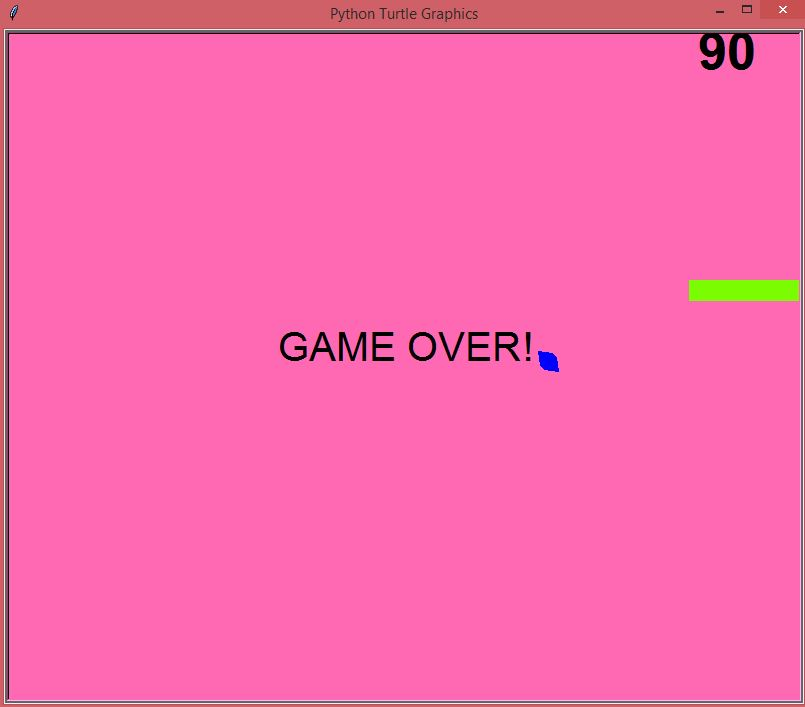

The Python source for this figure:
import turtle as t
import random as rd

t.bgcolor('hot pink')

caterpillar = t.Turtle()
caterpillar.shape('square')
caterpillar.color('blue')
caterpillar.speed(0)
caterpillar.penup()
caterpillar.hideturtle()

leaf = t.Turtle()
leaf_shape = ((0,0),(14,2),(18,6),(20,20),(6,18),(2,14))
t.register_shape('leaf',leaf_shape)
leaf.shape('leaf')
leaf.color('green')
leaf.penup()
leaf.hideturtle()
leaf.speed()

game_started = False
text_turtle = t.Turtle()
text_turtle.write('Press SPACE to start',align='center',font=('Arial',16,'bold'))
text_turtle.hideturtle()

score_turtle = t.Turtle()
score_turtle.hideturtle()
score_turtle.speed(0)

def outside_window():
    left_wall = -t.window_width()/2
    right_wall = t.window_width()/2
    top_wall = t.window_height()/2
    bottom_wall = -t.window_height()/2
    (x,y) = caterpillar.pos()
    outside = x < left_wall or  x > right_wall or  y < bottom_wall or y > top_wall
    return outside

def game_over():
    caterpillar.color('lawn green')
    leaf.color('blue')
    t.penup()
    t.hideturtle()
    t.write('GAME OVER!',align='center' , font=('Aerial',30,'normal'))

def display_score(current_score):
    score_turtle.clear()
    score_turtle.penup()
    x = (t.window_width() / 2)-50
    y = (t.window_height() / 2)-50
    score_turtle.setpos(x,y)
    score_turtle.write(str(current_score) , align = 'right',font=('Arial',40,'bold'))

def place_leaf():
    leaf.hideturtle()
    leaf.setx(rd.randint(-200,200))
    leaf.sety(rd.randint(-200,200))
    leaf.showturtle()

def start_game():
    global game_started
    if game_started:
        return
    game_started = True

    score = 0
    text_turtle.clear()

    caterpillar_speed = 2
    caterpillar_length = 3
    caterpillar.shapesize(1,caterpillar_length,1)
    caterpillar.showturtle()
    display_score(score)
    place_leaf()

    while True:
        caterpillar.forward(caterpillar_speed)
        if caterpillar.distance(leaf)<20:
            place_leaf()
            caterpillar_length = caterpillar_length + 1
            caterpillar.shapesize(1,caterpillar_length,1)
            caterpillar_speed = caterpillar_speed + 1
            score = score + 10
            display_score(score)
        if outside_window():
            game_over()
            break

def move_up():
    if caterpillar.heading() == 0 or caterpillar.heading() == 180:
        caterpillar.setheading(90)

def move_down():
    if caterpillar.heading() == 0 or caterpillar.heading() == 180:
        caterpillar.setheading(270)

def move_left():
    if caterpillar.heading() == 90 or caterpillar.heading() == 270:
        caterpillar.setheading(180)

def move_right():
    if caterpillar.heading() == 90 or caterpillar.heading() == 270:
        caterpillar.setheading(0)

t.onkey(start_game,'space')
t.onkey(move_up,'Up')
t.onkey(move_right,'Right')
t.onkey(move_down,'Down')
t.onkey(move_left,'Left')
t.listen()
t.mainloop()
